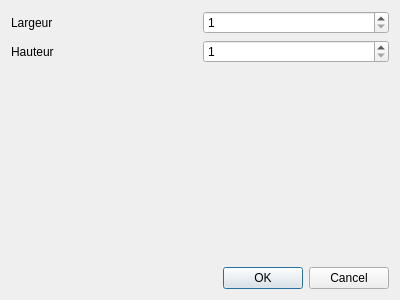
<?xml version="1.0" encoding="UTF-8"?>
<ui version="4.0">
 <class>Propiete</class>
 <widget class="QDialog" name="Propiete">
  <property name="enabled">
   <bool>true</bool>
  </property>
  <property name="geometry">
   <rect>
    <x>0</x>
    <y>0</y>
    <width>400</width>
    <height>300</height>
   </rect>
  </property>
  <property name="windowTitle">
   <string>Propriétés</string>
  </property>
  <layout class="QGridLayout" name="gridLayout_3">
   <item row="0" column="0">
    <layout class="QGridLayout" name="gridLayout_2">
     <item row="0" column="0">
      <layout class="QGridLayout" name="gridLayout">
       <item row="0" column="1">
        <widget class="QSpinBox" name="LargeurNumber">
         <property name="minimum">
          <number>1</number>
         </property>
         <property name="maximum">
          <number>4000</number>
         </property>
        </widget>
       </item>
       <item row="1" column="0">
        <widget class="QLabel" name="HauteutLabel">
         <property name="text">
          <string>Hauteur</string>
         </property>
        </widget>
       </item>
       <item row="0" column="0">
        <widget class="QLabel" name="LargeurLabel">
         <property name="text">
          <string>Largeur</string>
         </property>
        </widget>
       </item>
       <item row="1" column="1">
        <widget class="QSpinBox" name="HauteurNumber">
         <property name="minimum">
          <number>1</number>
         </property>
         <property name="maximum">
          <number>4000</number>
         </property>
        </widget>
       </item>
       <item row="2" column="1">
        <spacer name="verticalSpacer">
         <property name="orientation">
          <enum>Qt::Vertical</enum>
         </property>
         <property name="sizeHint" stdset="0">
          <size>
           <width>20</width>
           <height>40</height>
          </size>
         </property>
        </spacer>
       </item>
      </layout>
     </item>
     <item row="1" column="0">
      <widget class="QDialogButtonBox" name="buttonBox">
       <property name="standardButtons">
        <set>QDialogButtonBox::Cancel|QDialogButtonBox::Ok</set>
       </property>
      </widget>
     </item>
    </layout>
   </item>
  </layout>
 </widget>
 <resources/>
 <connections/>
</ui>
